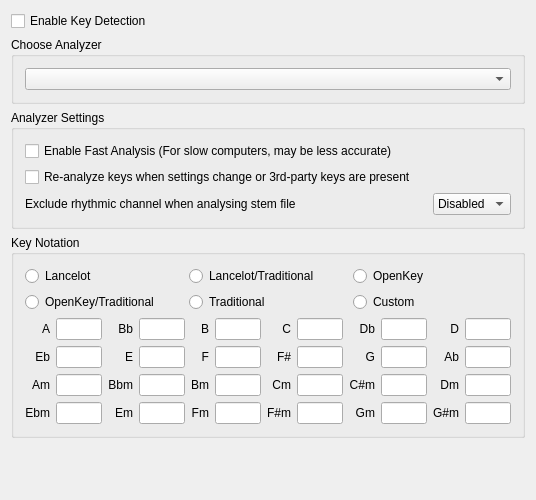
<?xml version="1.0" encoding="UTF-8"?>
<ui version="4.0">
 <class>DlgPrefKeyDlg</class>
 <widget class="QWidget" name="DlgPrefKeyDlg">
  <property name="geometry">
   <rect>
    <x>0</x>
    <y>0</y>
    <width>536</width>
    <height>500</height>
   </rect>
  </property>
  <property name="windowTitle">
   <string>Key Notation Format Settings</string>
  </property>
  <layout class="QVBoxLayout" name="verticalLayout">
   <item>
    <widget class="QCheckBox" name="banalyzerenabled">
     <property name="toolTip">
      <string>When key detection is enabled, Mixxx detects the musical key of your tracks
and allows you to pitch adjust them for harmonic mixing.</string>
     </property>
     <property name="text">
      <string>Enable Key Detection</string>
     </property>
    </widget>
   </item>
   <item>
    <widget class="QGroupBox" name="groupPlugin">
     <property name="title">
      <string>Choose Analyzer</string>
     </property>
     <property name="alignment">
      <set>Qt::AlignLeading|Qt::AlignLeft|Qt::AlignTop</set>
     </property>
     <layout class="QHBoxLayout" name="horizontalLayout">
      <item>
       <widget class="QComboBox" name="plugincombo">
        <property name="minimumSize">
         <size>
          <width>200</width>
          <height>0</height>
         </size>
        </property>
        <property name="maximumSize">
         <size>
          <width>2600</width>
          <height>26</height>
         </size>
        </property>
        <property name="toolTip">
         <string>Choose between different algorithms to detect keys.</string>
        </property>
        <property name="accessibleName">
         <string>Key detection analyzer</string>
        </property>
        <property name="layoutDirection">
         <enum>Qt::LeftToRight</enum>
        </property>
       </widget>
      </item>
     </layout>
    </widget>
   </item>
   <item>
    <widget class="QGroupBox" name="groupOptions">
     <property name="title">
      <string>Analyzer Settings</string>
     </property>
     <layout class="QVBoxLayout" name="verticalLayout_2">
      <item>
       <widget class="QCheckBox" name="bfastAnalysisEnabled">
        <property name="text">
         <string>Enable Fast Analysis (For slow computers, may be less accurate)</string>
        </property>
       </widget>
      </item>
      <item>
       <widget class="QCheckBox" name="breanalyzeEnabled">
        <property name="text">
         <string>Re-analyze keys when settings change or 3rd-party keys are present</string>
        </property>
       </widget>
      </item>
      <item>
       <layout class="QHBoxLayout" name="horizontalLayout_2">
        <item>
         <widget class="QLabel" name="labelStemStrategy">
          <property name="text">
           <string>Exclude rhythmic channel when analysing stem file</string>
          </property>
          <property name="buddy">
           <cstring>comboBoxStemStrategy</cstring>
          </property>
         </widget>
        </item>
        <item>
         <widget class="QComboBox" name="comboBoxStemStrategy">
          <property name="sizePolicy">
           <sizepolicy hsizetype="Maximum" vsizetype="Fixed">
            <horstretch>0</horstretch>
            <verstretch>0</verstretch>
           </sizepolicy>
          </property>
          <item>
           <property name="text">
            <string>Disabled</string>
           </property>
          </item>
          <item>
           <property name="text">
            <string>Enforced</string>
           </property>
          </item>
         </widget>
        </item>
       </layout>
      </item>
     </layout>
    </widget>
   </item>
   <item>
    <widget class="QGroupBox" name="groupNotation">
     <property name="minimumSize">
      <size>
       <width>409</width>
       <height>200</height>
      </size>
     </property>
     <property name="title">
      <string>Key Notation</string>
     </property>
     <layout class="QVBoxLayout" name="verticalLayout_3">
      <item>
       <layout class="QHBoxLayout" name="notationChoice1">
        <item>
         <widget class="QRadioButton" name="radioNotationLancelot">
          <property name="text">
           <string>Lancelot</string>
          </property>
         </widget>
        </item>
        <item>
         <widget class="QRadioButton" name="radioNotationLancelotAndTraditional">
          <property name="text">
           <string>Lancelot/Traditional</string>
          </property>
         </widget>
        </item>
        <item>
         <widget class="QRadioButton" name="radioNotationOpenKey">
          <property name="text">
           <string>OpenKey</string>
          </property>
         </widget>
        </item>
       </layout>
      </item>
      <item>
       <layout class="QHBoxLayout" name="notationChoice2">
        <item>
         <widget class="QRadioButton" name="radioNotationOpenKeyAndTraditional">
          <property name="text">
           <string>OpenKey/Traditional</string>
          </property>
         </widget>
        </item>
        <item>
         <widget class="QRadioButton" name="radioNotationTraditional">
          <property name="text">
           <string>Traditional</string>
          </property>
         </widget>
        </item>
        <item>
         <widget class="QRadioButton" name="radioNotationCustom">
          <property name="text">
           <string>Custom</string>
          </property>
         </widget>
        </item>
       </layout>
      </item>
      <item>
       <layout class="QGridLayout" name="customNotation">
        <item row="0" column="0">
         <widget class="QLabel" name="a_major_label">
          <property name="text">
           <string>A</string>
          </property>
          <property name="alignment">
           <set>Qt::AlignRight|Qt::AlignTrailing|Qt::AlignVCenter</set>
          </property>
          <property name="buddy">
           <cstring>a_major_edit</cstring>
          </property>
         </widget>
        </item>
        <item row="0" column="1">
         <widget class="QLineEdit" name="a_major_edit">
          <property name="sizePolicy">
           <sizepolicy hsizetype="Expanding" vsizetype="Fixed">
            <horstretch>0</horstretch>
            <verstretch>0</verstretch>
           </sizepolicy>
          </property>
          <property name="maxLength">
           <number>20</number>
          </property>
         </widget>
        </item>
        <item row="0" column="2">
         <widget class="QLabel" name="b_flat_major_label">
          <property name="text">
           <string>Bb</string>
          </property>
          <property name="alignment">
           <set>Qt::AlignRight|Qt::AlignTrailing|Qt::AlignVCenter</set>
          </property>
          <property name="buddy">
           <cstring>b_flat_major_edit</cstring>
          </property>
         </widget>
        </item>
        <item row="0" column="3">
         <widget class="QLineEdit" name="b_flat_major_edit">
          <property name="sizePolicy">
           <sizepolicy hsizetype="Expanding" vsizetype="Fixed">
            <horstretch>0</horstretch>
            <verstretch>0</verstretch>
           </sizepolicy>
          </property>
          <property name="maxLength">
           <number>20</number>
          </property>
         </widget>
        </item>
        <item row="0" column="4">
         <widget class="QLabel" name="b_major_label">
          <property name="text">
           <string>B</string>
          </property>
          <property name="alignment">
           <set>Qt::AlignRight|Qt::AlignTrailing|Qt::AlignVCenter</set>
          </property>
          <property name="buddy">
           <cstring>b_major_edit</cstring>
          </property>
         </widget>
        </item>
        <item row="0" column="5">
         <widget class="QLineEdit" name="b_major_edit">
          <property name="sizePolicy">
           <sizepolicy hsizetype="Expanding" vsizetype="Fixed">
            <horstretch>0</horstretch>
            <verstretch>0</verstretch>
           </sizepolicy>
          </property>
          <property name="maxLength">
           <number>20</number>
          </property>
         </widget>
        </item>
        <item row="0" column="6">
         <widget class="QLabel" name="c_major_label">
          <property name="text">
           <string>C</string>
          </property>
          <property name="alignment">
           <set>Qt::AlignRight|Qt::AlignTrailing|Qt::AlignVCenter</set>
          </property>
          <property name="buddy">
           <cstring>c_major_edit</cstring>
          </property>
         </widget>
        </item>
        <item row="0" column="7">
         <widget class="QLineEdit" name="c_major_edit">
          <property name="sizePolicy">
           <sizepolicy hsizetype="Expanding" vsizetype="Fixed">
            <horstretch>0</horstretch>
            <verstretch>0</verstretch>
           </sizepolicy>
          </property>
          <property name="maxLength">
           <number>20</number>
          </property>
         </widget>
        </item>
        <item row="0" column="8">
         <widget class="QLabel" name="d_flat_major_label">
          <property name="text">
           <string>Db</string>
          </property>
          <property name="alignment">
           <set>Qt::AlignRight|Qt::AlignTrailing|Qt::AlignVCenter</set>
          </property>
          <property name="buddy">
           <cstring>d_flat_major_edit</cstring>
          </property>
         </widget>
        </item>
        <item row="0" column="9">
         <widget class="QLineEdit" name="d_flat_major_edit">
          <property name="sizePolicy">
           <sizepolicy hsizetype="Expanding" vsizetype="Fixed">
            <horstretch>0</horstretch>
            <verstretch>0</verstretch>
           </sizepolicy>
          </property>
          <property name="maxLength">
           <number>20</number>
          </property>
         </widget>
        </item>
        <item row="0" column="10">
         <widget class="QLabel" name="d_major_label">
          <property name="text">
           <string>D</string>
          </property>
          <property name="alignment">
           <set>Qt::AlignRight|Qt::AlignTrailing|Qt::AlignVCenter</set>
          </property>
          <property name="buddy">
           <cstring>d_major_edit</cstring>
          </property>
         </widget>
        </item>
        <item row="0" column="11">
         <widget class="QLineEdit" name="d_major_edit">
          <property name="sizePolicy">
           <sizepolicy hsizetype="Expanding" vsizetype="Fixed">
            <horstretch>0</horstretch>
            <verstretch>0</verstretch>
           </sizepolicy>
          </property>
          <property name="maxLength">
           <number>20</number>
          </property>
         </widget>
        </item>
        <item row="1" column="0">
         <widget class="QLabel" name="e_flat_major_label">
          <property name="text">
           <string>Eb</string>
          </property>
          <property name="alignment">
           <set>Qt::AlignRight|Qt::AlignTrailing|Qt::AlignVCenter</set>
          </property>
          <property name="buddy">
           <cstring>e_flat_major_edit</cstring>
          </property>
         </widget>
        </item>
        <item row="1" column="1">
         <widget class="QLineEdit" name="e_flat_major_edit">
          <property name="sizePolicy">
           <sizepolicy hsizetype="Expanding" vsizetype="Fixed">
            <horstretch>0</horstretch>
            <verstretch>0</verstretch>
           </sizepolicy>
          </property>
          <property name="maxLength">
           <number>20</number>
          </property>
         </widget>
        </item>
        <item row="1" column="2">
         <widget class="QLabel" name="e_major_label">
          <property name="text">
           <string>E</string>
          </property>
          <property name="alignment">
           <set>Qt::AlignRight|Qt::AlignTrailing|Qt::AlignVCenter</set>
          </property>
          <property name="buddy">
           <cstring>e_major_edit</cstring>
          </property>
         </widget>
        </item>
        <item row="1" column="3">
         <widget class="QLineEdit" name="e_major_edit">
          <property name="sizePolicy">
           <sizepolicy hsizetype="Expanding" vsizetype="Fixed">
            <horstretch>0</horstretch>
            <verstretch>0</verstretch>
           </sizepolicy>
          </property>
          <property name="maxLength">
           <number>20</number>
          </property>
         </widget>
        </item>
        <item row="1" column="4">
         <widget class="QLabel" name="f_major_label">
          <property name="text">
           <string>F</string>
          </property>
          <property name="alignment">
           <set>Qt::AlignRight|Qt::AlignTrailing|Qt::AlignVCenter</set>
          </property>
          <property name="buddy">
           <cstring>f_major_edit</cstring>
          </property>
         </widget>
        </item>
        <item row="1" column="5">
         <widget class="QLineEdit" name="f_major_edit">
          <property name="sizePolicy">
           <sizepolicy hsizetype="Expanding" vsizetype="Fixed">
            <horstretch>0</horstretch>
            <verstretch>0</verstretch>
           </sizepolicy>
          </property>
          <property name="maxLength">
           <number>20</number>
          </property>
         </widget>
        </item>
        <item row="1" column="6">
         <widget class="QLabel" name="f_sharp_major_label">
          <property name="text">
           <string>F#</string>
          </property>
          <property name="alignment">
           <set>Qt::AlignRight|Qt::AlignTrailing|Qt::AlignVCenter</set>
          </property>
          <property name="buddy">
           <cstring>f_sharp_major_edit</cstring>
          </property>
         </widget>
        </item>
        <item row="1" column="7">
         <widget class="QLineEdit" name="f_sharp_major_edit">
          <property name="sizePolicy">
           <sizepolicy hsizetype="Expanding" vsizetype="Fixed">
            <horstretch>0</horstretch>
            <verstretch>0</verstretch>
           </sizepolicy>
          </property>
          <property name="maxLength">
           <number>20</number>
          </property>
         </widget>
        </item>
        <item row="1" column="8">
         <widget class="QLabel" name="g_major_label">
          <property name="text">
           <string>G</string>
          </property>
          <property name="alignment">
           <set>Qt::AlignRight|Qt::AlignTrailing|Qt::AlignVCenter</set>
          </property>
          <property name="buddy">
           <cstring>g_major_edit</cstring>
          </property>
         </widget>
        </item>
        <item row="1" column="9">
         <widget class="QLineEdit" name="g_major_edit">
          <property name="sizePolicy">
           <sizepolicy hsizetype="Expanding" vsizetype="Fixed">
            <horstretch>0</horstretch>
            <verstretch>0</verstretch>
           </sizepolicy>
          </property>
          <property name="maxLength">
           <number>20</number>
          </property>
         </widget>
        </item>
        <item row="1" column="10">
         <widget class="QLabel" name="a_flat_major_label">
          <property name="text">
           <string>Ab</string>
          </property>
          <property name="alignment">
           <set>Qt::AlignRight|Qt::AlignTrailing|Qt::AlignVCenter</set>
          </property>
          <property name="buddy">
           <cstring>a_flat_major_edit</cstring>
          </property>
         </widget>
        </item>
        <item row="1" column="11">
         <widget class="QLineEdit" name="a_flat_major_edit">
          <property name="sizePolicy">
           <sizepolicy hsizetype="Expanding" vsizetype="Fixed">
            <horstretch>0</horstretch>
            <verstretch>0</verstretch>
           </sizepolicy>
          </property>
          <property name="maxLength">
           <number>20</number>
          </property>
         </widget>
        </item>
        <item row="2" column="0">
         <widget class="QLabel" name="a_minor_label">
          <property name="text">
           <string>Am</string>
          </property>
          <property name="alignment">
           <set>Qt::AlignRight|Qt::AlignTrailing|Qt::AlignVCenter</set>
          </property>
          <property name="buddy">
           <cstring>a_minor_edit</cstring>
          </property>
         </widget>
        </item>
        <item row="2" column="1">
         <widget class="QLineEdit" name="a_minor_edit">
          <property name="sizePolicy">
           <sizepolicy hsizetype="Expanding" vsizetype="Fixed">
            <horstretch>0</horstretch>
            <verstretch>0</verstretch>
           </sizepolicy>
          </property>
          <property name="maxLength">
           <number>20</number>
          </property>
         </widget>
        </item>
        <item row="2" column="2">
         <widget class="QLabel" name="b_flat_minor_label">
          <property name="text">
           <string>Bbm</string>
          </property>
          <property name="alignment">
           <set>Qt::AlignRight|Qt::AlignTrailing|Qt::AlignVCenter</set>
          </property>
          <property name="buddy">
           <cstring>b_flat_minor_edit</cstring>
          </property>
         </widget>
        </item>
        <item row="2" column="3">
         <widget class="QLineEdit" name="b_flat_minor_edit">
          <property name="sizePolicy">
           <sizepolicy hsizetype="Expanding" vsizetype="Fixed">
            <horstretch>0</horstretch>
            <verstretch>0</verstretch>
           </sizepolicy>
          </property>
          <property name="maxLength">
           <number>20</number>
          </property>
         </widget>
        </item>
        <item row="2" column="4">
         <widget class="QLabel" name="b_minor_label">
          <property name="text">
           <string>Bm</string>
          </property>
          <property name="alignment">
           <set>Qt::AlignRight|Qt::AlignTrailing|Qt::AlignVCenter</set>
          </property>
          <property name="buddy">
           <cstring>b_minor_edit</cstring>
          </property>
         </widget>
        </item>
        <item row="2" column="5">
         <widget class="QLineEdit" name="b_minor_edit">
          <property name="sizePolicy">
           <sizepolicy hsizetype="Expanding" vsizetype="Fixed">
            <horstretch>0</horstretch>
            <verstretch>0</verstretch>
           </sizepolicy>
          </property>
          <property name="maxLength">
           <number>20</number>
          </property>
         </widget>
        </item>
        <item row="2" column="6">
         <widget class="QLabel" name="c_minor_label">
          <property name="text">
           <string>Cm</string>
          </property>
          <property name="alignment">
           <set>Qt::AlignRight|Qt::AlignTrailing|Qt::AlignVCenter</set>
          </property>
          <property name="buddy">
           <cstring>c_minor_edit</cstring>
          </property>
         </widget>
        </item>
        <item row="2" column="7">
         <widget class="QLineEdit" name="c_minor_edit">
          <property name="sizePolicy">
           <sizepolicy hsizetype="Expanding" vsizetype="Fixed">
            <horstretch>0</horstretch>
            <verstretch>0</verstretch>
           </sizepolicy>
          </property>
          <property name="maxLength">
           <number>20</number>
          </property>
         </widget>
        </item>
        <item row="2" column="8">
         <widget class="QLabel" name="c_sharp_minor_label">
          <property name="text">
           <string>C#m</string>
          </property>
          <property name="alignment">
           <set>Qt::AlignRight|Qt::AlignTrailing|Qt::AlignVCenter</set>
          </property>
          <property name="buddy">
           <cstring>c_sharp_minor_edit</cstring>
          </property>
         </widget>
        </item>
        <item row="2" column="9">
         <widget class="QLineEdit" name="c_sharp_minor_edit">
          <property name="sizePolicy">
           <sizepolicy hsizetype="Expanding" vsizetype="Fixed">
            <horstretch>0</horstretch>
            <verstretch>0</verstretch>
           </sizepolicy>
          </property>
          <property name="maxLength">
           <number>20</number>
          </property>
         </widget>
        </item>
        <item row="2" column="10">
         <widget class="QLabel" name="d_minor_label">
          <property name="text">
           <string>Dm</string>
          </property>
          <property name="alignment">
           <set>Qt::AlignRight|Qt::AlignTrailing|Qt::AlignVCenter</set>
          </property>
          <property name="buddy">
           <cstring>d_minor_edit</cstring>
          </property>
         </widget>
        </item>
        <item row="2" column="11">
         <widget class="QLineEdit" name="d_minor_edit">
          <property name="sizePolicy">
           <sizepolicy hsizetype="Expanding" vsizetype="Fixed">
            <horstretch>0</horstretch>
            <verstretch>0</verstretch>
           </sizepolicy>
          </property>
          <property name="maxLength">
           <number>20</number>
          </property>
         </widget>
        </item>
        <item row="3" column="0">
         <widget class="QLabel" name="e_flat_minor_label">
          <property name="text">
           <string>Ebm</string>
          </property>
          <property name="alignment">
           <set>Qt::AlignRight|Qt::AlignTrailing|Qt::AlignVCenter</set>
          </property>
          <property name="buddy">
           <cstring>e_flat_minor_edit</cstring>
          </property>
         </widget>
        </item>
        <item row="3" column="1">
         <widget class="QLineEdit" name="e_flat_minor_edit">
          <property name="sizePolicy">
           <sizepolicy hsizetype="Expanding" vsizetype="Fixed">
            <horstretch>0</horstretch>
            <verstretch>0</verstretch>
           </sizepolicy>
          </property>
          <property name="maxLength">
           <number>20</number>
          </property>
         </widget>
        </item>
        <item row="3" column="2">
         <widget class="QLabel" name="e_minor_label">
          <property name="text">
           <string>Em</string>
          </property>
          <property name="alignment">
           <set>Qt::AlignRight|Qt::AlignTrailing|Qt::AlignVCenter</set>
          </property>
          <property name="buddy">
           <cstring>e_minor_edit</cstring>
          </property>
         </widget>
        </item>
        <item row="3" column="3">
         <widget class="QLineEdit" name="e_minor_edit">
          <property name="sizePolicy">
           <sizepolicy hsizetype="Expanding" vsizetype="Fixed">
            <horstretch>0</horstretch>
            <verstretch>0</verstretch>
           </sizepolicy>
          </property>
          <property name="maxLength">
           <number>20</number>
          </property>
         </widget>
        </item>
        <item row="3" column="4">
         <widget class="QLabel" name="f_minor_label">
          <property name="text">
           <string>Fm</string>
          </property>
          <property name="alignment">
           <set>Qt::AlignRight|Qt::AlignTrailing|Qt::AlignVCenter</set>
          </property>
          <property name="buddy">
           <cstring>f_minor_edit</cstring>
          </property>
         </widget>
        </item>
        <item row="3" column="5">
         <widget class="QLineEdit" name="f_minor_edit">
          <property name="sizePolicy">
           <sizepolicy hsizetype="Expanding" vsizetype="Fixed">
            <horstretch>0</horstretch>
            <verstretch>0</verstretch>
           </sizepolicy>
          </property>
          <property name="maxLength">
           <number>20</number>
          </property>
         </widget>
        </item>
        <item row="3" column="6">
         <widget class="QLabel" name="f_sharp_minor_label">
          <property name="text">
           <string>F#m</string>
          </property>
          <property name="alignment">
           <set>Qt::AlignRight|Qt::AlignTrailing|Qt::AlignVCenter</set>
          </property>
          <property name="buddy">
           <cstring>f_sharp_minor_edit</cstring>
          </property>
         </widget>
        </item>
        <item row="3" column="7">
         <widget class="QLineEdit" name="f_sharp_minor_edit">
          <property name="sizePolicy">
           <sizepolicy hsizetype="Expanding" vsizetype="Fixed">
            <horstretch>0</horstretch>
            <verstretch>0</verstretch>
           </sizepolicy>
          </property>
          <property name="maxLength">
           <number>20</number>
          </property>
         </widget>
        </item>
        <item row="3" column="8">
         <widget class="QLabel" name="g_minor_label">
          <property name="text">
           <string>Gm</string>
          </property>
          <property name="alignment">
           <set>Qt::AlignRight|Qt::AlignTrailing|Qt::AlignVCenter</set>
          </property>
          <property name="buddy">
           <cstring>g_minor_edit</cstring>
          </property>
         </widget>
        </item>
        <item row="3" column="9">
         <widget class="QLineEdit" name="g_minor_edit">
          <property name="sizePolicy">
           <sizepolicy hsizetype="Expanding" vsizetype="Fixed">
            <horstretch>0</horstretch>
            <verstretch>0</verstretch>
           </sizepolicy>
          </property>
          <property name="maxLength">
           <number>20</number>
          </property>
         </widget>
        </item>
        <item row="3" column="10">
         <widget class="QLabel" name="g_sharp_minor_label">
          <property name="text">
           <string>G#m</string>
          </property>
          <property name="alignment">
           <set>Qt::AlignRight|Qt::AlignTrailing|Qt::AlignVCenter</set>
          </property>
          <property name="buddy">
           <cstring>g_sharp_minor_edit</cstring>
          </property>
         </widget>
        </item>
        <item row="3" column="11">
         <widget class="QLineEdit" name="g_sharp_minor_edit">
          <property name="sizePolicy">
           <sizepolicy hsizetype="Expanding" vsizetype="Fixed">
            <horstretch>0</horstretch>
            <verstretch>0</verstretch>
           </sizepolicy>
          </property>
          <property name="maxLength">
           <number>20</number>
          </property>
         </widget>
        </item>
       </layout>
      </item>
     </layout>
    </widget>
   </item>
   <item>
    <spacer name="verticalSpacer">
     <property name="orientation">
      <enum>Qt::Vertical</enum>
     </property>
     <property name="sizeHint" stdset="0">
      <size>
       <width>20</width>
       <height>40</height>
      </size>
     </property>
    </spacer>
   </item>
  </layout>
 </widget>
 <layoutdefault spacing="6" margin="11"/>
 <tabstops>
  <tabstop>banalyzerenabled</tabstop>
  <tabstop>plugincombo</tabstop>
  <tabstop>bfastAnalysisEnabled</tabstop>
  <tabstop>breanalyzeEnabled</tabstop>
  <tabstop>comboBoxStemStrategy</tabstop>
  <tabstop>radioNotationLancelot</tabstop>
  <tabstop>radioNotationLancelotAndTraditional</tabstop>
  <tabstop>radioNotationOpenKey</tabstop>
  <tabstop>radioNotationOpenKeyAndTraditional</tabstop>
  <tabstop>radioNotationTraditional</tabstop>
  <tabstop>radioNotationCustom</tabstop>
  <tabstop>a_major_edit</tabstop>
  <tabstop>b_flat_major_edit</tabstop>
  <tabstop>b_major_edit</tabstop>
  <tabstop>c_major_edit</tabstop>
  <tabstop>d_flat_major_edit</tabstop>
  <tabstop>d_major_edit</tabstop>
  <tabstop>e_flat_major_edit</tabstop>
  <tabstop>e_major_edit</tabstop>
  <tabstop>f_major_edit</tabstop>
  <tabstop>f_sharp_major_edit</tabstop>
  <tabstop>g_major_edit</tabstop>
  <tabstop>a_flat_major_edit</tabstop>
  <tabstop>a_minor_edit</tabstop>
  <tabstop>b_flat_minor_edit</tabstop>
  <tabstop>b_minor_edit</tabstop>
  <tabstop>c_minor_edit</tabstop>
  <tabstop>c_sharp_minor_edit</tabstop>
  <tabstop>d_minor_edit</tabstop>
  <tabstop>e_flat_minor_edit</tabstop>
  <tabstop>e_minor_edit</tabstop>
  <tabstop>f_minor_edit</tabstop>
  <tabstop>f_sharp_minor_edit</tabstop>
  <tabstop>g_minor_edit</tabstop>
  <tabstop>g_sharp_minor_edit</tabstop>
 </tabstops>
 <resources/>
 <connections/>
</ui>
